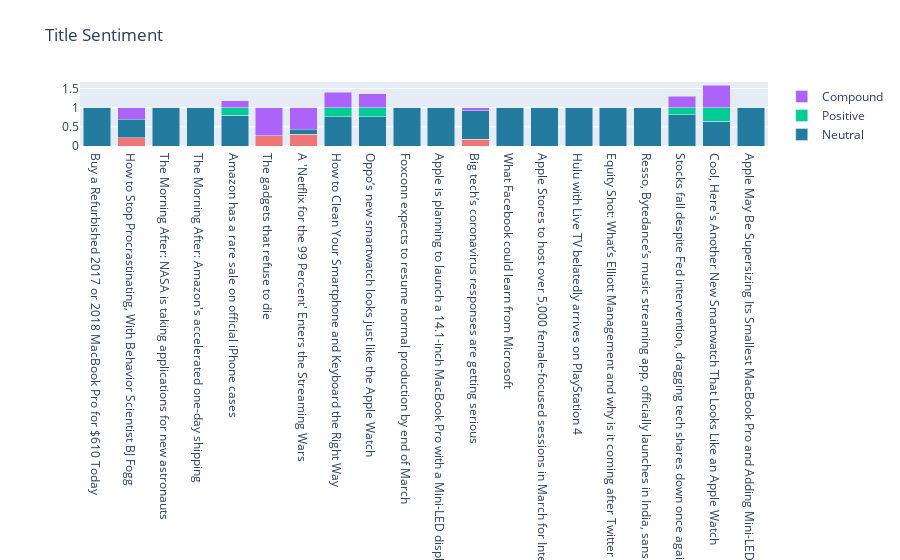

The cell this chart's notebook holds for it:
### Markdown cell above
**Plot Title Sentiment Score**

### Code cell
def graph_sentiment(text, score, graph_title):
    x = text
    y = [d.get('neg') for d in score]
    y1 = [d.get('neu') for d in score]
    y2 = [d.get('pos') for d in score]
    y3 = [d.get('compound') for d in score]

    fig = go.Figure(go.Bar(x=x, y=y, name='Negative', marker_color='#EE7674'))
    fig.add_trace(go.Bar(x=x, y=y1, name='Neutral', marker_color='#247BA0'))
    fig.add_trace(go.Bar(x=x, y=y2, name='Positive'))
    fig.add_trace(go.Bar(x=x, y=y3, name='Compound'))

    fig.update_layout(barmode='stack', title=graph_title)
    fig.show()


graph_sentiment(news_df['title'], news_df['title_score'], 'Title Sentiment')

### Figure 1 — Plotly figure (JSON) as saved in the notebook; plotly's stock layout.template omitted (floating-point values rounded to 4 significant figures)
{"data": [{"marker": {"color": "#EE7674"}, "name": "Negative", "type": "bar", "x": ["Buy a Refurbished 2017 or 2018 MacBook Pro for $610 Today", "How to Stop Procrastinating, With Behavior Scientist BJ Fogg", "The Morning After: NASA is taking applications for new astronauts", "The Morning After: Amazon's accelerated one-day shipping", "Amazon has a rare sale on official iPhone cases", "The gadgets that refuse to die", "A 'Netflix for the 99 Percent' Enters the Streaming Wars", "How to Clean Your Smartphone and Keyboard the Right Way", "Oppo’s new smartwatch looks just like the Apple Watch", "Foxconn expects to resume normal production by end of March", "Apple is planning to launch a 14.1-inch MacBook Pro with a Mini-LED display, says Ming-Chi Kuo", "Big tech’s coronavirus responses are getting serious", "What Facebook could learn from Microsoft", "Apple Stores to host over 5,000 female-focused sessions in March for International Women’s Day", "Hulu with Live TV belatedly arrives on PlayStation 4", "Equity Shot: What’s Elliott Management and why is it coming after Twitter and SoftBank?", "Resso, Bytedance’s music streaming app, officially launches in India, sans Tencent-backed Universal Music", "Stocks fall despite Fed intervention, dragging tech shares down once again", "Cool, Here's Another New Smartwatch That Looks Like an Apple Watch", "Apple May Be Supersizing Its Smallest MacBook Pro and Adding Mini-LEDs"], "y": [0, 0.216, 0, 0, 0, 0.604, 0.31, 0, 0, 0, 0, 0.178, 0, 0, 0, 0, 0, 0, 0, 0]}, {"marker": {"color": "#247BA0"}, "name": "Neutral", "type": "bar", "x": ["Buy a Refurbished 2017 or 2018 MacBook Pro for $610 Today", "How to Stop Procrastinating, With Behavior Scientist BJ Fogg", "The Morning After: NASA is taking applications for new astronauts", "The Morning After: Amazon's accelerated one-day shipping", "Amazon has a rare sale on official iPhone cases", "The gadgets that refuse to die", "A 'Netflix for the 99 Percent' Enters the Streaming Wars", "How to Clean Your Smartphone and Keyboard the Right Way", "Oppo’s new smartwatch looks just like the Apple Watch", "Foxconn expects to resume normal production by end of March", "Apple is planning to launch a 14.1-inch MacBook Pro with a Mini-LED display, says Ming-Chi Kuo", "Big tech’s coronavirus responses are getting serious", "What Facebook could learn from Microsoft", "Apple Stores to host over 5,000 female-focused sessions in March for International Women’s Day", "Hulu with Live TV belatedly arrives on PlayStation 4", "Equity Shot: What’s Elliott Management and why is it coming after Twitter and SoftBank?", "Resso, Bytedance’s music streaming app, officially launches in India, sans Tencent-backed Universal Music", "Stocks fall despite Fed intervention, dragging tech shares down once again", "Cool, Here's Another New Smartwatch That Looks Like an Apple Watch", "Apple May Be Supersizing Its Smallest MacBook Pro and Adding Mini-LEDs"], "y": [1, 0.784, 1, 1, 0.805, 0.396, 0.69, 0.769, 0.762, 1, 1, 0.822, 1, 1, 1, 1, 1, 0.82, 0.652, 1]}, {"name": "Positive", "type": "bar", "x": ["Buy a Refurbished 2017 or 2018 MacBook Pro for $610 Today", "How to Stop Procrastinating, With Behavior Scientist BJ Fogg", "The Morning After: NASA is taking applications for new astronauts", "The Morning After: Amazon's accelerated one-day shipping", "Amazon has a rare sale on official iPhone cases", "The gadgets that refuse to die", "A 'Netflix for the 99 Percent' Enters the Streaming Wars", "How to Clean Your Smartphone and Keyboard the Right Way", "Oppo’s new smartwatch looks just like the Apple Watch", "Foxconn expects to resume normal production by end of March", "Apple is planning to launch a 14.1-inch MacBook Pro with a Mini-LED display, says Ming-Chi Kuo", "Big tech’s coronavirus responses are getting serious", "What Facebook could learn from Microsoft", "Apple Stores to host over 5,000 female-focused sessions in March for International Women’s Day", "Hulu with Live TV belatedly arrives on PlayStation 4", "Equity Shot: What’s Elliott Management and why is it coming after Twitter and SoftBank?", "Resso, Bytedance’s music streaming app, officially launches in India, sans Tencent-backed Universal Music", "Stocks fall despite Fed intervention, dragging tech shares down once again", "Cool, Here's Another New Smartwatch That Looks Like an Apple Watch", "Apple May Be Supersizing Its Smallest MacBook Pro and Adding Mini-LEDs"], "y": [0, 0, 0, 0, 0.195, 0, 0, 0.231, 0.238, 0, 0, 0, 0, 0, 0, 0, 0, 0.18, 0.348, 0]}, {"name": "Compound", "type": "bar", "x": ["Buy a Refurbished 2017 or 2018 MacBook Pro for $610 Today", "How to Stop Procrastinating, With Behavior Scientist BJ Fogg", "The Morning After: NASA is taking applications for new astronauts", "The Morning After: Amazon's accelerated one-day shipping", "Amazon has a rare sale on official iPhone cases", "The gadgets that refuse to die", "A 'Netflix for the 99 Percent' Enters the Streaming Wars", "How to Clean Your Smartphone and Keyboard the Right Way", "Oppo’s new smartwatch looks just like the Apple Watch", "Foxconn expects to resume normal production by end of March", "Apple is planning to launch a 14.1-inch MacBook Pro with a Mini-LED display, says Ming-Chi Kuo", "Big tech’s coronavirus responses are getting serious", "What Facebook could learn from Microsoft", "Apple Stores to host over 5,000 female-focused sessions in March for International Women’s Day", "Hulu with Live TV belatedly arrives on PlayStation 4", "Equity Shot: What’s Elliott Management and why is it coming after Twitter and SoftBank?", "Resso, Bytedance’s music streaming app, officially launches in India, sans Tencent-backed Universal Music", "Stocks fall despite Fed intervention, dragging tech shares down once again", "Cool, Here's Another New Smartwatch That Looks Like an Apple Watch", "Apple May Be Supersizing Its Smallest MacBook Pro and Adding Mini-LEDs"], "y": [0, -0.296, 0, 0, 0.1779, -0.7269, -0.5574, 0.4019, 0.3612, 0, 0, -0.0772, 0, 0, 0, 0, 0, 0.296, 0.5859, 0]}], "layout": {"barmode": "stack", "title": {"text": "Title Sentiment"}}}
